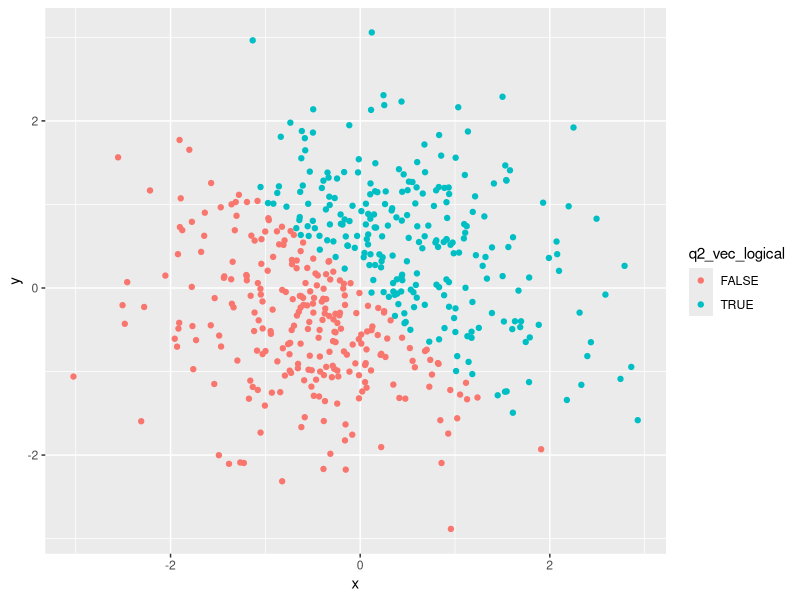
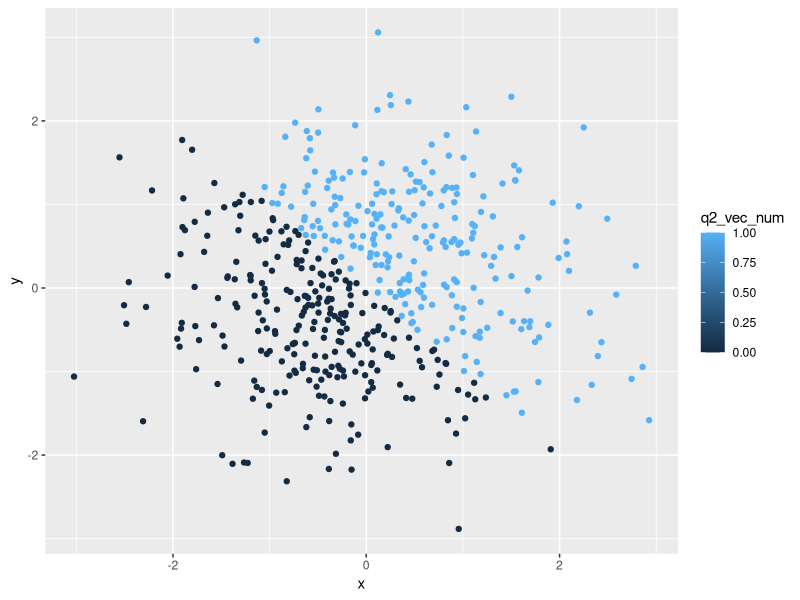
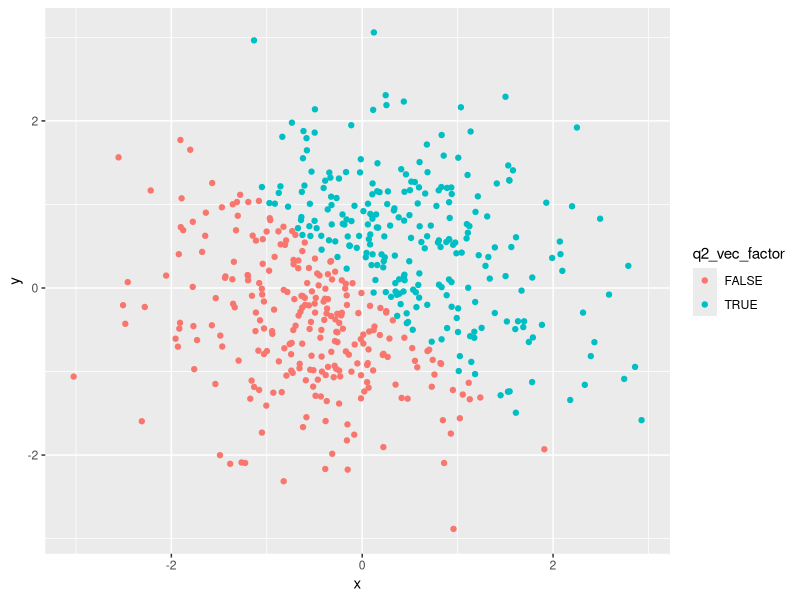
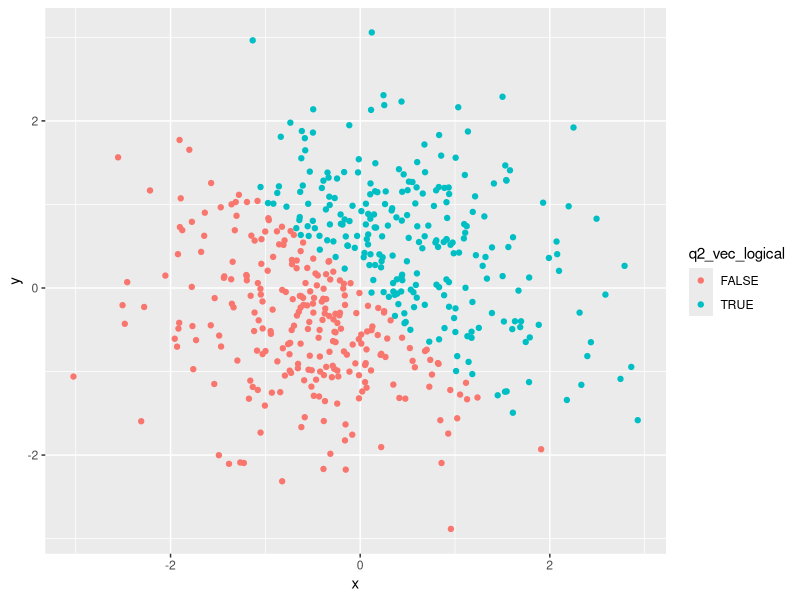

These charts were generated, in order, by the following R code:
## ---- chunk 1
knitr::opts_chunk$set(echo = TRUE)
## ---- chunk 2
library(tibble)
library(tidyverse)
hw_one_df = tibble(
  random_sample = rnorm(8, sd = 1), 
  vec_logical = random_sample > 0, 
  #check if "True" when greater than 0
  
  vec_char = c("Dave", "Ashley", "Brian", "Luke", "Jackson", "Emma", "Katherine", "Eight"),
  
  vec_factor = factor(c("male", "female", "male", "unknown", "male", "female", "female", "number" ))
)
## ---- chunk 3
mean(pull(hw_one_df, random_sample))
mean(pull(hw_one_df, vec_logical))
mean(pull(hw_one_df, vec_char))
mean(pull(hw_one_df, vec_factor))
## ---- chunk 4
num_vec_logical <- as.numeric(hw_one_df$vec_logical)
num_vec_char <- as.numeric(hw_one_df$vec_char)
num_vec_factor <- as.numeric(hw_one_df$vec_factor)
## ---- chunk 5
#convert the logical vector to numeric, and multiply the random sample by the result
num_vec_logical2 <- as.numeric(hw_one_df$vec_logical)
num_vec_logical2*hw_one_df$random_sample


#convert the logical vector to a factor, and multiply the random sample by the result
num_vec_logical3 <- as.factor(hw_one_df$vec_logical)
num_vec_logical3*hw_one_df$random_sample
#NOT MEANINGFUL FOR FACTORS


#convert the logical vector to a factor and then convert the result to numeric, and multiply the random sample by the result
num_vec_logical4 <- as.factor(hw_one_df$vec_logical)
num_vec_logical4 <- as.numeric(num_vec_logical4)
num_vec_logical4*hw_one_df$random_sample

## ---- chunk 6
q_2_df = tibble(
  x = rnorm(500, sd = 1),
  y = rnorm(500, sd = 1), 
  q2_vec_logical = x + y > 0,
  q2_vec_num = as.numeric(q2_vec_logical),
  q2_vec_factor = as.factor(q2_vec_logical)
)
# 
# nrow(q_2_df)
# #There are 500 rows
# ncol(q_2_df)
# #There are 5 columns
# 
# mean(pull(q_2_df, x))
# median(pull(q_2_df, x))
# sd(pull(q_2_df, x))
# #Mean -0.04676723
# #Median -0.06674865
# #SD 1.013879
# 
# #the proportion of cases for which x + y > 1

## ---- chunk 7
 ggplot(q_2_df, aes(x = x, y = y, color=q2_vec_logical)) + geom_point() 
#The color scale could be changed if we wanted, but the default is red and blue for a logical vector
ggsave("scatter_plot.pdf", height = 4, width = 6)

ggplot(q_2_df, aes(x = x, y = y, color=q2_vec_num)) + geom_point() 
#The color scale changes to a gradient because R assums there are values between0 and 1, when 0 and 1 just represent true and false

ggplot(q_2_df, aes(x = x, y = y, color=q2_vec_factor)) + geom_point() 
#The color scale remains the same as the logical vector plot, because there are only two levels in the factor variable
